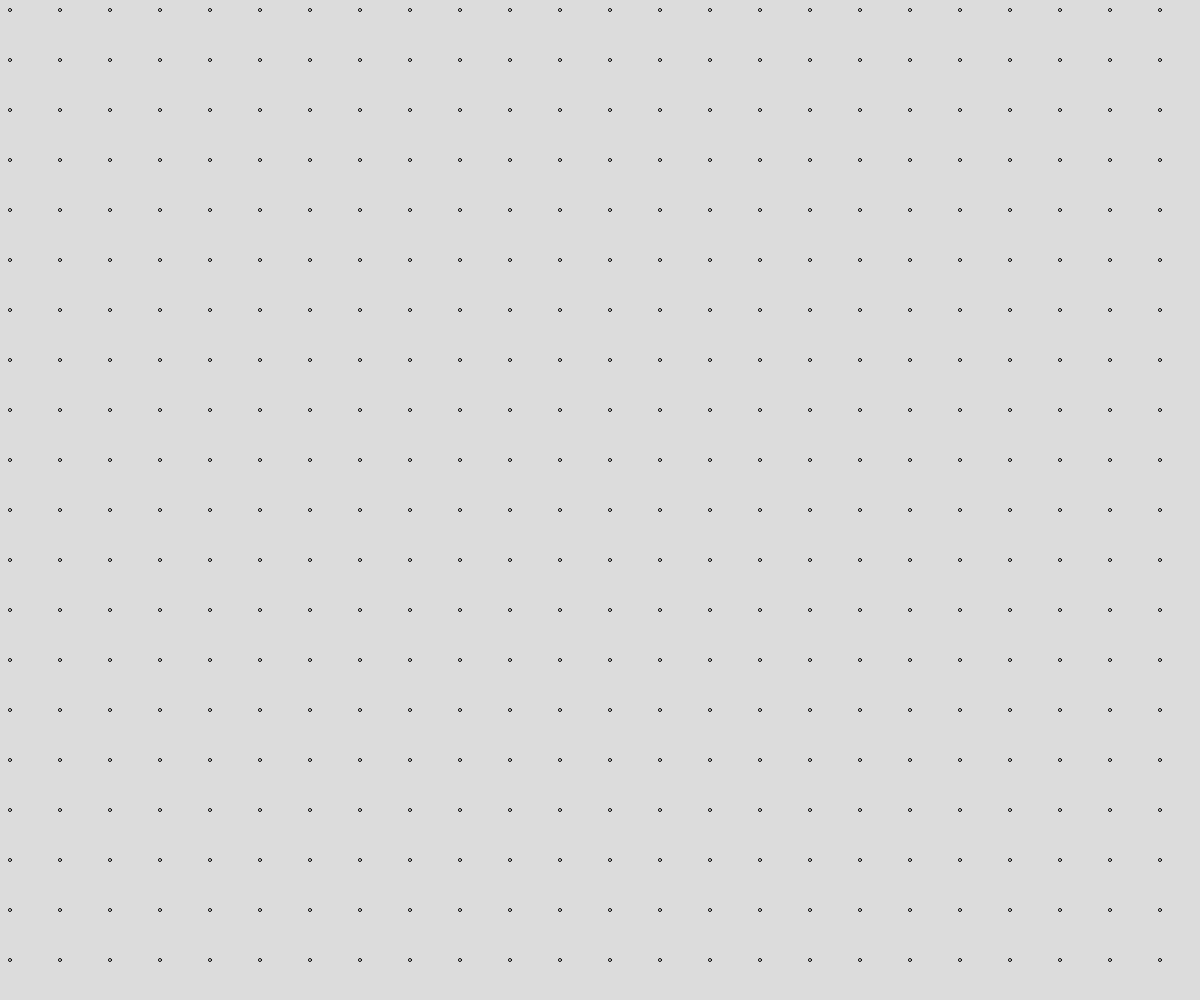
Frame 1 (no input)
Frame 60 (no input): identical to frame 1, image omitted
Frame 120 (the mouse pressed at the canvas centre since frame 60): identical to frame 1, image omitted

The p5.js sketch that drew this single still picture (run headless with seeded random() and noise() and a simulated clock; from frame 60 on, the mouse is pressed at the canvas centre):

// p5.js sketch
// ── sketch.js
function setup() {
    createCanvas(windowWidth, windowHeight);
    //noCursor();
    print(windowHeight);
}

function draw() {
    background(220);
    createGrid(50);

}

function windowResized() {
    resizeCanvas(windowWidth, windowHeight);
}

function createGrid(zoom) {
    for (var i = 10; i < width; i += zoom) {

        for (var j = 10; j < height; j += zoom) {
            circle(i, j, 3);
        }

    }
}
// ── connection.js
class Connection {
    constructor(vertice1, vertice2, value) {
        this._vertice1 = vertice1;
        this._vertice2 = vertice2;
        this.value = value;
    }

    getValue() {
        return this.value;
    }

    setValue(newValue) {
        this.value = newValue;
    }
}
// ── vertice.js
class Vertice {
    constructor(X, Y, ID) {
        this.x = X;
        this.y = Y;
        this.id = ID;
    }
}
